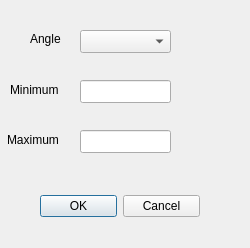
<ui version="4.0" >
 <class>WindDialog</class>
 <widget class="QDialog" name="WindDialog" >
  <property name="geometry" >
   <rect>
    <x>0</x>
    <y>0</y>
    <width>250</width>
    <height>248</height>
   </rect>
  </property>
  <property name="windowTitle" >
   <string>Wind Direction</string>
  </property>
  <widget class="QDialogButtonBox" name="buttonBox" >
   <property name="geometry" >
    <rect>
     <x>40</x>
     <y>190</y>
     <width>160</width>
     <height>32</height>
    </rect>
   </property>
   <property name="orientation" >
    <enum>Qt::Horizontal</enum>
   </property>
   <property name="standardButtons" >
    <set>QDialogButtonBox::Cancel|QDialogButtonBox::NoButton|QDialogButtonBox::Ok</set>
   </property>
  </widget>
  <widget class="QComboBox" name="angleDropDown" >
   <property name="geometry" >
    <rect>
     <x>80</x>
     <y>30</y>
     <width>91</width>
     <height>23</height>
    </rect>
   </property>
  </widget>
  <widget class="QLabel" name="label" >
   <property name="geometry" >
    <rect>
     <x>30</x>
     <y>30</y>
     <width>32</width>
     <height>18</height>
    </rect>
   </property>
   <property name="text" >
    <string>Angle</string>
   </property>
  </widget>
  <widget class="QLineEdit" name="_minTextBox" >
   <property name="geometry" >
    <rect>
     <x>80</x>
     <y>80</y>
     <width>91</width>
     <height>23</height>
    </rect>
   </property>
  </widget>
  <widget class="QLabel" name="label_2" >
   <property name="geometry" >
    <rect>
     <x>10</x>
     <y>80</y>
     <width>52</width>
     <height>20</height>
    </rect>
   </property>
   <property name="text" >
    <string>Minimum</string>
   </property>
  </widget>
  <widget class="QLabel" name="label_3" >
   <property name="geometry" >
    <rect>
     <x>7</x>
     <y>130</y>
     <width>55</width>
     <height>20</height>
    </rect>
   </property>
   <property name="text" >
    <string>Maximum</string>
   </property>
  </widget>
  <widget class="QLineEdit" name="_maxTextBox" >
   <property name="geometry" >
    <rect>
     <x>80</x>
     <y>130</y>
     <width>91</width>
     <height>23</height>
    </rect>
   </property>
  </widget>
 </widget>
 <resources/>
 <connections>
  <connection>
   <sender>buttonBox</sender>
   <signal>accepted()</signal>
   <receiver>WindDialog</receiver>
   <slot>accept()</slot>
   <hints>
    <hint type="sourcelabel" >
     <x>248</x>
     <y>254</y>
    </hint>
    <hint type="destinationlabel" >
     <x>157</x>
     <y>274</y>
    </hint>
   </hints>
  </connection>
  <connection>
   <sender>buttonBox</sender>
   <signal>rejected()</signal>
   <receiver>WindDialog</receiver>
   <slot>reject()</slot>
   <hints>
    <hint type="sourcelabel" >
     <x>316</x>
     <y>260</y>
    </hint>
    <hint type="destinationlabel" >
     <x>286</x>
     <y>274</y>
    </hint>
   </hints>
  </connection>
 </connections>
</ui>
